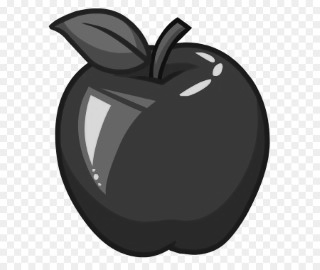
#> input picture img/01.png, 320 x 270 px, found by its file name; its folder holds only this picture in this run
$ python compresionSPerdida.py
#> lines starting #> are read from the running program, lines starting #| are printed output that depends on the picture; after the words box and inside, x2 and y2 are one past the last pixel; in counts of white or black regions, pixels touching at a corner belong together; long printed decimals are rounded
from pathlib import Path
import cv2 as cv
import numpy as np
import os

#@@@@@@@@@@@@@@@@@@@@@@@@@@@@@@@@@@@@@@@@@@@@@@@@@@@@@@@@@@@@@@@@@@@@@@@@@@@@@@@@@@@@@@
#@TODO: Cambiar las direcciones del F4 y probarlo con una imagen                      @
#@@@@@@@@@@@@@@@@@@@@@@@@@@@@@@@@@@@@@@@@@@@@@@@@@@@@@@@@@@@@@@@@@@@@@@@@@@@@@@@@@@@@@@


def binarizar(img, w_opt, b_opt):
    newimg = np.zeros(img.shape, dtype=np.uint8)
    for row, col in np.ndindex(img.shape):
        newimg[row, col] = b_opt if img[row, col] < 125 else w_opt
    return newimg

def dilatation(img, k_size):
    newimg = np.zeros(img.shape, dtype=np.uint8)
    for row, col in np.ndindex(img.shape):
        neighboors = neighborhoodCoordinates(row, col, k_size, img.shape)
        for coord in neighboors:
            if img[coord[0], coord[1]] == 1:
                newimg[row, col] = 1
                break
    return newimg

def erosion(img, k_size):
    newimg = np.zeros(img.shape, dtype=np.uint8)
    for row, col in np.ndindex(img.shape):
        neighbors = neighborhoodCoordinates(row, col, k_size, img.shape)
        sum = 0
        for coord in neighbors:
            sum += img[coord[0], coord[1]]
        if sum == k_size:
            newimg[row, col] = 1
    return newimg

# Check if the pixel is a border pixel
def isBorderPixel(row, col, img, search_size):
    neighboors = neighborhoodCoordinates(row, col, search_size, img.shape)
    for coord in neighboors:
        if img[coord[0], coord[1]] == 0:
            return True
    return False

# list of coordinates of the neigborhood
def neighborhoodCoordinates(row, col, size, img_shape):
    # Create a list to store the coordinates
    coordinates = []
    ret = []
    if size == 4:
        coordinates = [(row, col+1, 0), (row+1, col, 1), (row, col-1, 2), (row-1, col, 3)]
    elif size == 8:
        coordinates = [(row, col+1, 0), (row+1, col+1, 1), (row+1, col, 2), (row+1, col-1, 3) \
                       ,(row, col-1, 4), (row-1, col-1, 5), (row-1, col, 6), (row-1, col+1, 7)]
    # Filter the coordinates that are out of the image
    for coord in coordinates:
        if coord[0] < 0 or coord[1] < 0 or coord[0] >= img_shape[0] or coord[1] >= img_shape[1]:
            continue
        else:
            ret.append(coord)
    return ret

def freemanChainCodeAlgorithm(row, col, img, size, p_pixel=None):
    # Get the coordinates of the neighborhood
    neighboors = neighborhoodCoordinates(row, col, size, img.shape)
    # Iterate over the neighborhood
    for coord in neighboors:
        # If the pixel is black
        if img[coord[0], coord[1]] == 1:
            if size == 8:
                # If the pixel is a border pixel
                if isBorderPixel(coord[0], coord[1], img, 4):
                    # If the pixel is not in the previous pixels
                    if (coord[0], coord[1]) not in p_pixel:
                        # Return the chain code and the next pixel coordinates
                        return coord[2], (coord[0], coord[1])


# Function to apply the freeman 8 chain code algorithm to a binary image
def freeman8ChainCode(img):
    chain = []
    p_pixels = []
    n_pixel = f_pixel = None
    # Iterate over the image find the first black pixel
    for row, col in np.ndindex(img.shape):
        # If the pixel is black
        if img[row, col] == 1:
            # If the pixel is a border pixel
            if isBorderPixel(row, col, img, 4):
                # Save the first pixel
                f_pixel = (row, col)
                # Apply the freeman 8 chain code algorithm
                ret = freemanChainCodeAlgorithm(row, col, img, 8, p_pixels)
                chain.append(ret[0])
                # p_pixels.append(f_pixel)
                n_pixel = ret[1]
                break
    while True:
        ret = freemanChainCodeAlgorithm(n_pixel[0], n_pixel[1], img, 8, p_pixels)
        chain.append(ret[0])
        p_pixels.append(n_pixel)
        n_pixel = ret[1]
        # if n_pixel == (195, 147):
        #     print("")
        if n_pixel == f_pixel:
            break
    return chain

# Function to apply the freeman 4 chain code algorithm to a binary image
def freeman4ChainCode(img):
    aux = []
    chain = []
    y = x = None
    shape = (img.shape[0], img.shape[1])
    # Iterate over the image find the first black pixel
    for row, col in np.ndindex(shape):
        # If the pixel is black
        if img[row, col][0] == 1:
            # Save the first pixel
            # print((row, col))
            y = row
            x = col
            break
    # Mark the first pixel
    img[y, x][0] = 0

    if img[y][x - 1][1] != 1:
        aux.append(3)
        # Figure 1
        if img[y - 1][x - 1][1] != 1:
            if img[y - 1][x][1] != 1:
                # Right
                chain.append(0)
                if img[y - 1][x + 1][1] != 1:
                    if img[y][x + 1][1] != 1:
                        # Down
                        chain.append(1)
    while True:
        # [4 lines of commented-out code are left out]
        if img[y][x+1][0] == 1:
            img[y][x+1][0] = 0
            x += 1
            # Figure 2
            if img[y - 1][x][1] != 1:
                # Right
                chain.append(0)
                if img[y - 1][x + 1][1] != 1:
                    if img[y][x + 1][1] != 1:
                        # Down
                        chain.append(1)
                        if img[y + 1][x + 1][1] != 1:
                            if img[y + 1][x][1] != 1:
                                # Left
                                chain.append(2)

        elif img[y+1][x][0] == 1:
            img[y+1][x][0] = 0
            y += 1
            # Figure 3
            if img[y][x + 1][1] != 1:
                # Down
                chain.append(1)
                if img[y + 1][x + 1][1] != 1:
                    if img[y + 1][x][1] != 1:
                        # Left
                        chain.append(2)
                        if img[y + 1][x - 1][1] != 1:
                            if img[y][x-1][1] != 1:
                                # Up
                                chain.append(3)

        elif img[y][x-1][0] == 1:
            img[y][x-1][0] = 0
            x -= 1
            # Figure 4
            if img[y + 1][x][1] != 1:
                # Left
                chain.append(2)
                if img[y + 1][x - 1][1] != 1:
                    if img[y][x-1][1] != 1:
                        # Up
                        chain.append(3)
                        if img[y - 1][x - 1][1] != 1:
                            if img[y-1][x][1] != 1:
                                chain.append(0)

        elif img[y-1][x][0] == 1:
            img[y-1][x][0] = 0
            y -= 1
            # Figure 5
            if img[y][x - 1][1] != 1:
                # Up
                chain.append(3)
                if img[y - 1][x - 1][1] != 1:
                    if img[y - 1][x][1] != 1:
                        # Right
                        chain.append(0)
                        if img[y - 1][x + 1][1] != 1:
                            if img[y][x+1][1] != 1:
                                # Down
                                chain.append(1)

        elif img[y-1][x+1][0] == 1:
            img[y-1][x+1][0] = 0
            y -= 1
            x += 1
            # Figure 6
            if img[y][x - 1][1] != 1:
                # Up
                chain.append(3)
                if img[y - 1][x - 1][1] != 1:
                    if img[y - 1][x][1] != 1:
                        # Right
                        chain.append(0)
                        if img[y - 1][x + 1][1] != 1:
                            if img[y][x + 1][1] != 1:
                                # Down
                                chain.append(1)
                                if img[y + 1][x + 1][1] != 1:
                                    if img[y + 1][x][1] != 1:
                                        # Left
                                        chain.append(2)

        elif img[y+1][x+1][0] == 1:
            img[y+1][x+1][0] = 0
            y += 1
            x += 1
            # Figure 7
            if img[y - 1][x][1] != 1:
                # Right
                chain.append(0)
                if img[y - 1][x + 1][1] != 1:
                    if img[y][x + 1][1] != 1:
                        # Down
                        chain.append(1)
                        if img[y + 1][x + 1][1] != 1:
                            if img[y + 1][x][1] != 1:
                                # Left
                                chain.append(2)
                                if img[y + 1][x - 1][1] != 1:
                                    if img[y][x-1][1] != 1:
                                        chain.append(3)

        elif img[y+1][x-1][0] == 1:
            img[y+1][x-1][0] = 0
            y += 1
            x -= 1
            # Figure 8
            if img[y][x + 1][1] != 1:
                # Down
                chain.append(1)
                if img[y + 1][x + 1][1] != 1:
                    if img[y + 1][x][1] != 1:
                        # Left
                        chain.append(2)
                        if img[y + 1][x - 1][1] != 1:
                            if img[y][x-1][1] != 1:
                                # Up
                                chain.append(3)
                                if img[y - 1][x - 1][1] != 1:
                                    if img[y-1][x][1] != 1:
                                        # Right
                                        chain.append(0)

        elif img[y-1][x-1][0] == 1:
            img[y-1][x-1][0] = 0
            y -= 1
            x -= 1
            # Figure 9
            if img[y + 1][x][1] != 1:
                # Left
                chain.append(2)
                if img[y + 1][x - 1][1] != 1:
                    if img[y][x - 1][1] != 1:
                        # Up
                        chain.append(3)
                        if img[y - 1][x - 1][1] != 1:
                            if img[y - 1][x][1] != 1:
                                # Right
                                chain.append(0)
                                if img[y - 1][x + 1][1] != 1:
                                    if img[y][x+1][1] != 1:
                                        # Down
                                        chain.append(1)
        else:
            break
    while len(aux)>0:
        chain.append(aux.pop(0))
    return chain

def VCC(f4_chain):
    vcc = []
    convertion = [[1  ,2  ,"*",0  ],
                  [0  ,1  ,2  ,"*"],
                  ["*",0  ,1  ,2  ],
                  [2  ,"*",0  ,1  ]]

    for i in range(len(f4_chain) - 1):
        vcc.append(convertion[f4_chain[i]][f4_chain[i+1]])
    return vcc

def c3OT(f4_chain):
    c3ot = []
    aux = 1
    convertion = [[1  ,"*",2  ,"*"],
                  ["*",1  ,"*",2  ],
                  [2  ,"*",1  ,"*"],
                  ["*",2  ,"*",1  ]]

    for i in range(len(f4_chain) - 1):
        if f4_chain[i] == f4_chain[i+1]:
            c3ot.append(0)
        else:
            c3ot.append(convertion[aux][f4_chain[i+1]])
            aux = f4_chain[i]
    c3ot.append(1)
    return c3ot

def cAF8(f8_chain):
    af8 = []
    convertion = [[0,1,3,5,7,6,4,2],
                  [2,0,1,3,5,7,6,4],
                  [4,2,0,1,3,5,7,6],
                  [6,4,2,0,1,3,5,7],
                  [7,6,4,2,0,1,3,5],
                  [5,7,6,4,2,0,1,3],
                  [3,5,7,6,4,2,0,1],
                  [1,3,5,7,6,4,2,0]]

    for i in range(len(f8_chain) - 1):
        af8.append(convertion[f8_chain[i]][f8_chain[i+1]])
    af8.append(2)
    return af8

def read_image(index):
    if index < 10:
            imgpath = Path(f"img/0{index}.png")
    else:
        imgpath = Path(f"img/{index}.png")
    img = cv.imread(str(imgpath), cv.IMREAD_GRAYSCALE)
    cv.imshow("Original", img)
    return img, imgpath

def prepare_image(index):
    img, imgpath = read_image(index)
#> in read_image, img is the input picture: shape (270, 320); min 7, max 255, mean 158
    # Binarize the image
    img_b = binarizar(img, 255, 0)
#> after the loop in binarizar, `for row, col in np.ndindex(img.shape):`:
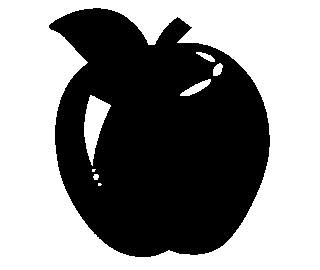
#> newimg: shape (270, 320); 54.1% white; 1 black region, box (x1, y1, x2, y2) and area: (49, 8, 270, 257) 39697
    cv.imshow("Binarized image", img_b)
    # Save the binarized image
    # cv.imwrite("img/13_binarized.png", img_b)
    img_b = binarizar(img, 0, 1)
    # Apply the 3x3 dilatation
    img_d = dilatation(img_b, 8)
#> after the loop in dilatation, `for row, col in np.ndindex(img.shape):`: newimg: shape (270, 320); values 0 (black) and 1 (white), 47.7% white; 1 white region, box (x1, y1, x2, y2) and area: (48, 7, 271, 258) 41218
    img_d = dilatation(img_d, 8)
#> after the loop in dilatation (call 2), `for row, col in np.ndindex(img.shape):`: newimg: shape (270, 320); values 0 (black) and 1 (white), 49.4% white; 1 white region, box (x1, y1, x2, y2) and area: (47, 6, 272, 259) 42646
    img_d = dilatation(img_d, 8)
#> call 3 of dilatation, with k_size = 8
#> after the loop in dilatation (call 3), `for row, col in np.ndindex(img.shape):`:
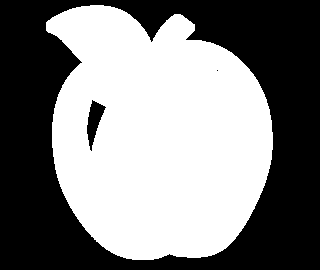
#> newimg: shape (270, 320); values 0 (black) and 1 (white), 50.9% white; 3 black regions (1 under 20 px), largest, box (x1, y1, x2, y2) and area: (0, 0, 320, 270) 41977, (87, 100, 106, 151) 456
    # Apply the 3x3 erosion
    img_e = erosion(img_d, 8)
#> after the loop in erosion, `for row, col in np.ndindex(img.shape):`: newimg: shape (270, 320); values 0 (black) and 1 (white), 49.4% white; 2 white regions (1 under 20 px), largest, box (x1, y1, x2, y2) and area: (47, 6, 272, 259) 42712
    # Obtain the border
    img_og = img_e.copy()
    img_e1 = erosion(img_e, 8)
#> call 2 of erosion, with k_size = 8
#> after the loop in erosion (call 2), `for row, col in np.ndindex(img.shape):`:
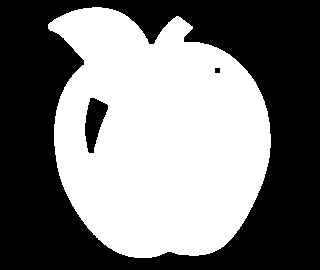
#> newimg: shape (270, 320); values 0 (black) and 1 (white), 48% white; 1 white region, box (x1, y1, x2, y2) and area: (48, 7, 271, 258) 41450
    img_e = erosion(img_e1, 8)
#> call 3 of erosion, with k_size = 8
#> after the loop in erosion (call 3), `for row, col in np.ndindex(img.shape):`:
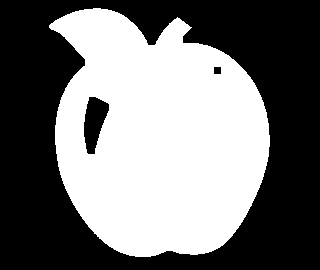
#> newimg: shape (270, 320); values 0 (black) and 1 (white), 46.5% white; 1 white region, box (x1, y1, x2, y2) and area: (49, 8, 270, 257) 40180
    img_e = erosion(img_e, 8)
#> call 4 of erosion, with k_size = 8
#> after the loop in erosion (call 4), `for row, col in np.ndindex(img.shape):`:
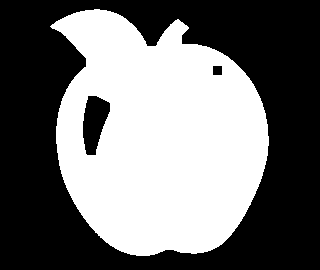
#> newimg: shape (270, 320); values 0 (black) and 1 (white), 45% white; 1 white region, box (x1, y1, x2, y2) and area: (50, 9, 269, 256) 38904
    img_f = img_og - img_e
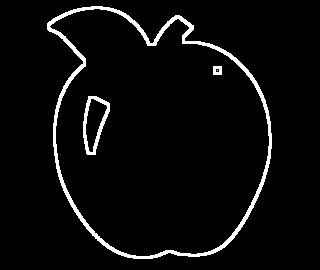
#> img_f: shape (270, 320); values 0 (black) and 1 (white), 4.4% white; 4 white regions (1 under 20 px), largest, box (x1, y1, x2, y2) and area: (47, 6, 272, 259) 3256, (83, 96, 110, 155) 480, (213, 66, 222, 75) 72
    # Obtain a lighter border image
    img_f4 = img_og - img_e1
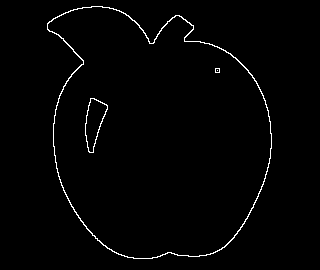
#> img_f4: shape (270, 320); values 0 (black) and 1 (white), 1.5% white in thin lines or dots, all inside (x1, y1, x2, y2) = (47, 6, 272, 259)
    img_f_v = img_f.copy()
    for row, col in np.ndindex(img_f.shape):
        if img_f_v[row, col] == 0:
            img_f_v[row, col] = 255
    cv.imshow("Border", img_f_v)
    # Save the border image
    # cv.imwrite(f"img/{index}_border.png", img_f_v)
    return img_f, img_f4, imgpath

def calculate_entropy(n_chars, chain):
    frecuency_lst = []
    for i in range(n_chars):
        frecuency_lst.append(chain.count(i))
    entropy = 0
    for i in range(n_chars):
        if frecuency_lst[i] != 0:
            entropy += (-(((frecuency_lst[i]) / len(chain)) * (np.log2(frecuency_lst[i] / len(chain))))) + entropy
    return entropy

def assign_code(nodes, label, result, prefix=''):
    childs = nodes[label]
    tree = {}
    if len(childs) == 2:
        tree['0'] = assign_code(nodes, childs[0], result, prefix + '0')
        tree['1'] = assign_code(nodes, childs[1], result, prefix + '1')
        return tree
    else:
        result[label] = prefix
        return label

def huffman_code(_vals):
    vals = _vals.copy()
    nodes = {}
    for n in vals.keys():  # leafs initialization
        nodes[n] = []

    while len(vals) > 1:  # binary tree creation
        s_vals = sorted(vals.items(), key=lambda x: x[1])
        a1 = s_vals[0][0]
        a2 = s_vals[1][0]
        vals[a1 + a2] = vals.pop(a1) + vals.pop(a2)
        nodes[a1 + a2] = [a1, a2]
    code = {}
    root = a1 + a2
    tree = {}
    tree = assign_code(nodes, root, code)
    return code, tree

def probability_dict(n_chars, chain):
    frecuency_lst = []
    for i in range(n_chars):
        frecuency_lst.append(chain.count(i))
    prob_lst = []
    for i in range(n_chars):
        prob_lst.append((frecuency_lst[i] / len(chain), str(i)))
    dic = {c: p for p, c in prob_lst}
    return dic, frecuency_lst

def huffman_entropy_codification(n_chars, chain):
    dic, fr_lst = probability_dict(n_chars, chain)
    code, tree = huffman_code(dic)
    cod = []
    huff = ""
    prom = 0
    for i in range(n_chars):
        cod.append(code[str(i)])

    for i in range(len(cod)):
        print(f"{i} -> {cod[i]}")
        prom += (fr_lst[i] / len(chain)) * len(cod[i])

    for i in range(len(chain)):
        huff += cod[chain[i]]

    return huff, prom

def encoder(singal, singal_dict):
    Low = 0
    High = 1
    for s in singal:
        CodeRange = High - Low
        High = Low + CodeRange * singal_dict[s][1]
        Low = Low + CodeRange * singal_dict[s][0]
    med=(High+Low)/2
    return med

def decoder(encoded_number, singal_dict, singal_length):
    singal = []
    while singal_length:
        for k, v in singal_dict.items():
            if v[0] <= encoded_number < v[1]:
                singal.append(k)
                range = v[1] - v[0]
                encoded_number -= v[0]
                encoded_number /= range
                break
        singal_length -= 1
    return singal

def aritmetic_codification(n_chars, chain):
    dic, fr_lst = probability_dict(n_chars, chain)
    ini = fin = 0
    signal = ""
    singal_dict = {}
    for i in range(len(fr_lst)):
        fin+=fr_lst[i]/len(chain)
        singal_dict[str(i)] = (ini,fin)
        ini=fin
    print(singal_dict)
    for i in chain:
        signal += str(i)
    arit_code = encoder(signal, singal_dict)
    decoded_chain = decoder(arit_code, singal_dict, len(signal))
    return arit_code, decoded_chain

def print_stuff(chain, n_chars, chcode, imgbytes):
    print(f"{chcode} chain code: {chain}")
    print(f"{chcode} chain code length: {len(chain)}")
    print(f"{chcode} chain code entropy H = {calculate_entropy(n_chars, chain)}")
    huff, prom = huffman_entropy_codification(n_chars, chain)
    print(f"Huffman entropy codification: {huff}")
    print(f"Total bits: {len(huff)}")
    print(f"Bits per pixel: {prom}")
    a_c, d_c = aritmetic_codification(n_chars, chain)
    print(f"Aritmetic codification: {a_c}")
    print(f"Decoded chain: {d_c}")
    huffbytes = len(huff) / 8
    print("Compression ratio: {:0.2f}".format((1-(huffbytes/imgbytes))*100))

def print_ch(chain):
    for i in range(len(chain)):
        print(chain[i], end="")
    print()

def save_chain(chain, fo_name, imgindex):
    path = Path(f'chain_codes/{fo_name}/{imgindex}.txt')
    # Save the chain code in a txt file
    with open(str(path), 'w') as f:
        for i in range(len(chain)):
            f.write(str(chain[i]))

if __name__ == "__main__":
    # Read the images
    for i in range(1, 16):
        img_f, imgf4, imgpath = prepare_image(i)
        imgbytes = os.path.getsize(imgpath)
        # Create a image for the f4 chain code with the original image size
        img_f4 = np.zeros((imgf4.shape[0], imgf4.shape[1], 2), dtype=np.uint8)
        for row, col in np.ndindex(img_f.shape):
            img_f4[row, col] = np.array([imgf4[row, col], imgf4[row, col]])
        # Apply the freeman 4 chain code algorithm
        chc_f4 = freeman4ChainCode(img_f4)
        save_chain(chc_f4, "F4", i)
        print_stuff(chc_f4, 4, "F4", imgbytes)
#> (printed output is left out)
#| F4 chain code length: 1098
#| F4 chain code entropy H = 7.469
#> the loop in huffman_code, `for n in vals.keys():` made 4 passes
#> n on passes 1 to 4: '0', '1', '2', '3'
#> the loop in huffman_code, `while len(vals) > 1:` made 3 passes
#> the loop in huffman_entropy_codification, `for i in range(len(cod)):` made 4 passes
#| 0 -> 00
#| 1 -> 10
#| 2 -> 01
#| 3 -> 11
#> (printed output is left out)
#| Total bits: 2196
#| Bits per pixel: 2.0
#> the loop in aritmetic_codification, `for i in range(len(fr_lst)):` made 4 passes
#| {'0': (0, 0.2404), '1': (0.2404, 0.5), '2': (0.5, 0.7404), '3': (0.7404, 1.0)}
#> the loop in aritmetic_codification, `for i in chain:` made 1098 passes
#| Aritmetic codification: 8.974822515692808e-09
#> (printed output is left out)
        # VCC
        vcc = VCC(chc_f4)
        save_chain(vcc, "VCC", i)
        print_stuff(vcc, 3, "VCC", imgbytes)
#> the loop in huffman_code (call 2), `for n in vals.keys():` made 3 passes
#> the loop in huffman_code (call 2), `while len(vals) > 1:` made 2 passes
#> the loop in huffman_entropy_codification (call 2), `for i in range(len(cod)):` made 3 passes
#> the loop in aritmetic_codification (call 2), `for i in range(len(fr_lst)):` made 3 passes
#> the loop in aritmetic_codification (call 2), `for i in chain:` made 1097 passes

        # 3OT
        c3ot = c3OT(chc_f4)
        save_chain(c3ot, "3OT", i)
        print_stuff(c3ot, 3, "3OT", imgbytes)

        # Apply the freeman 8 chain code algorithm
        chc_f8 = freeman8ChainCode(img_f)
        save_chain(chc_f8, "F8", i)
        print_stuff(chc_f8, 8, "F8", imgbytes)

        # AF8
        af8 = cAF8(chc_f8)
        save_chain(af8, "AF8", i)
        print_stuff(af8, 8, "AF8", imgbytes)
#> (the run stopped early here; a loop or call above may not have finished)
